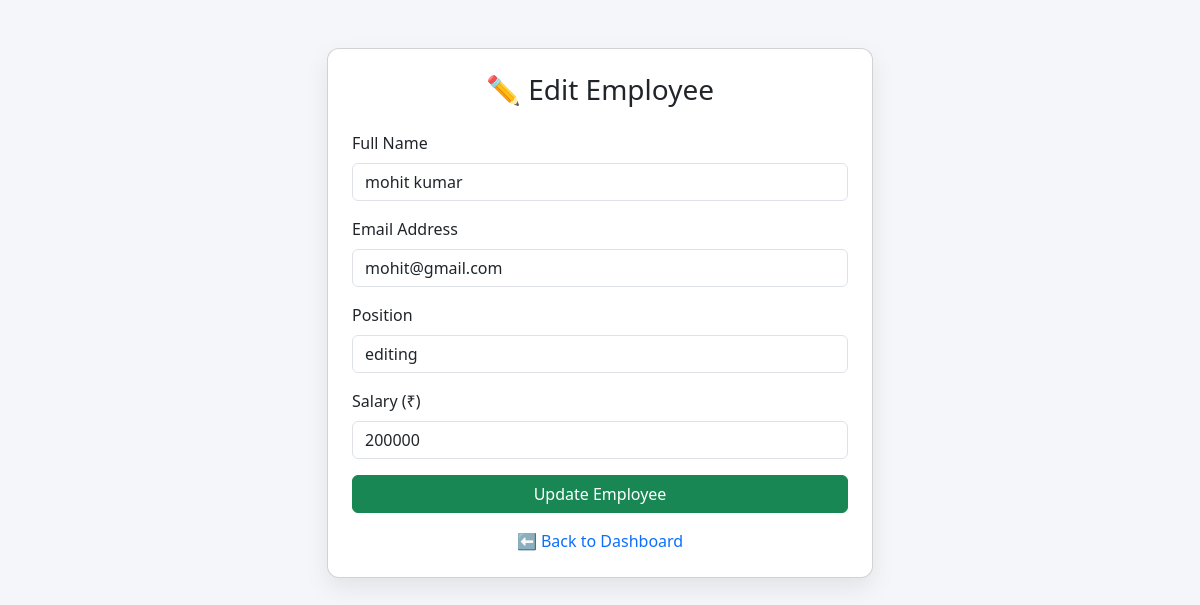
Screenshot of /edit/1 (signed in) with the database file from the repository.
### tables this page shows
CREATE TABLE employee (
            id INTEGER PRIMARY KEY,
            name TEXT,
            email TEXT,
            position TEXT,
            salary INTEGER
        );

### app.py (the view, shortened to what this page needs)
@app.route("/edit/<int:id>", methods=["GET", "POST"])
@login_required
def edit(id):
    db = get_db()
    emp = db.execute("SELECT * FROM employee WHERE id=?", (id,)).fetchone()
    return render_template("edit_employee.html", emp=emp)

### app.py (called while the page is built)
def get_db():
    return sqlite3.connect("employees.db")

@login_manager.user_loader
def load_user(user_id):
    return Admin(user_id)

### templates/edit_employee.html (shortened to what this page needs)
<!DOCTYPE html>
<html lang="en">
<head>
    <link href="https://cdn.jsdelivr.net/npm/bootstrap@5.3.2/dist/css/bootstrap.min.css" rel="stylesheet">
</head>
<body>
<div class="container mt-5">
    <div class="row justify-content-center">
        <div class="col-md-6">
            <div class="card p-4">
                <h3 class="text-center mb-4">✏️ Edit Employee</h3>
                <form method="POST">
                    <div class="mb-3">
                        <label class="form-label">Full Name</label>
                        <input type="text" name="name" class="form-control"
                               value="{{ emp[1] }}" required>
                    </div>
                    <div class="mb-3">
                        <label class="form-label">Email Address</label>
                        <input type="email" name="email" class="form-control"
                               value="{{ emp[2] }}" required>
                    </div>
                    <div class="mb-3">
                        <label class="form-label">Position</label>
                        <input type="text" name="position" class="form-control"
                               value="{{ emp[3] }}" required>
                    </div>
                    <div class="mb-3">
                        <label class="form-label">Salary (₹)</label>
                        <input type="number" name="salary" class="form-control"
                               value="{{ emp[4] }}" min="0" required>
                    </div>
                    <div class="d-grid">
                        <button type="submit" class="btn btn-success">
                            Update Employee
                        </button>
                    </div>
                </form>
                <div class="text-center mt-3">
                    <a href="/dashboard" class="text-decoration-none">
                        ⬅ Back to Dashboard
                    </a>
                </div>
            </div>
        </div>
    </div>
</div>
</body>
</html>

### templates/edit_employee.html (style rules this page uses)
body { background: #f4f6f9; }
.card { border-radius: 12px; box-shadow: 0 10px 25px rgba(0,0,0,0.08); }

### rows the page displays
employee: name "mohit kumar", email "mohit@gmail.com", position "editing", salary "200000"
